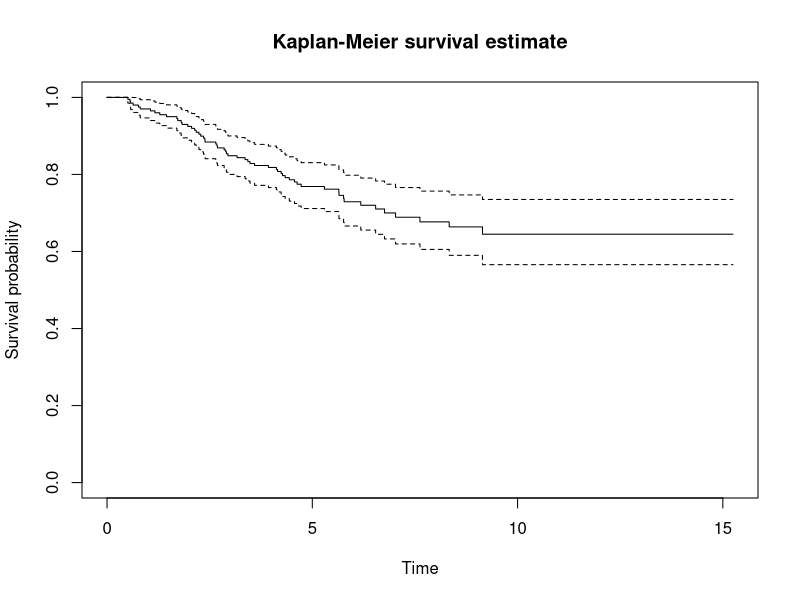
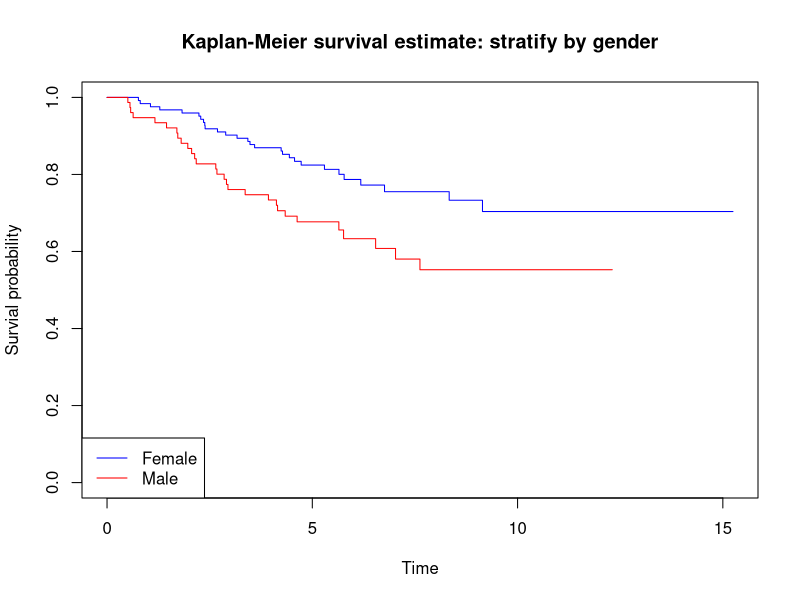
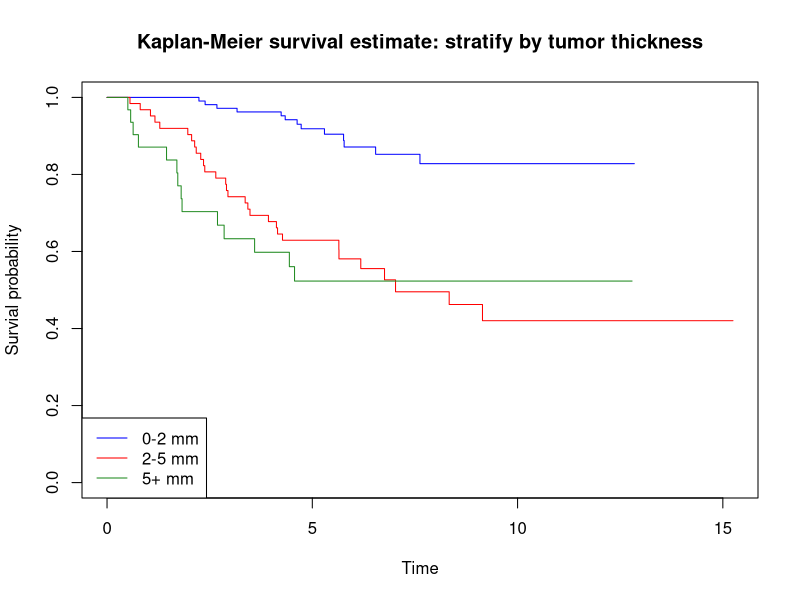
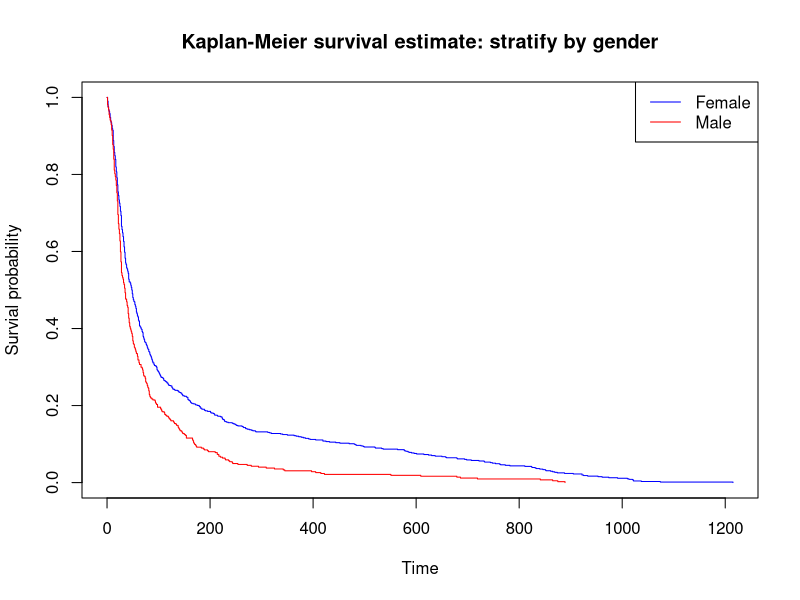
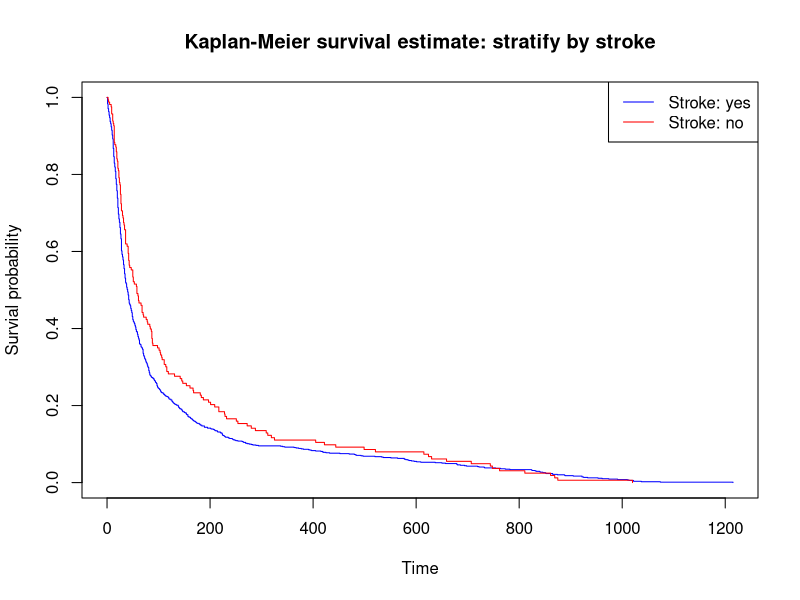

R code for these plots, in order:
# survival analysis 
library(survival)


# ex 2: melanoma ----
# effect on survival on the patient's gender and tumor thickness

melanoma <- haven::read_dta('./lab/data/melanoma.dta')
head(melanoma)

colnames(melanoma)
melanoma[1,]

# a)  -----
# event of interest: death from disease

# variables: 
# status: 1 = death from disease, 2 = censored, 4 = death form other causes
# lifetime: years from operation
# tumor_thickness: 1/100mm
# age
# gender: f = 1, m = 2


# code status == 1 (death) or else 0
# you can also use 'factor' function
death <- ifelse(melanoma$status == 1, 1, 0)

# death <- factor(melanoma$status, 
#                 levels = c('1', '0'),
#                 labels = c('Death from melanoma', 'Death from others'))

# check if it is correct
table(death)
table(melanoma$status)
lifetime <- melanoma$lifetime


# b) ----
# make a Kaplan-Meier plot 
# fit a survival function with lifetime and death data

km_fit <- survfit(Surv(lifetime, death) ~ 1)
plot(km_fit)

# add title and text
title(main = 'Kaplan-Meier survival estimate', 
      xlab = 'Time', 
      ylab = 'Survival probability')


# time 1, 2, 5
tme <- c(1, 2, 5)
summary(km_fit, times = tme)



# c) ----
# compare survival according to gender
# gender == 1: female; gender == 2: male
gender <- melanoma$gender


km_fit_gender <- survfit(Surv(lifetime, death) ~ gender)
plot(km_fit_gender, col = c('blue', 'red'))
title(main = 'Kaplan-Meier survival estimate: stratify by gender', 
      xlab = 'Time', 
      ylab = 'Survial probability')

# add legend
legend( 'bottomleft', 
       legend = c('Female', 'Male'), 
       lty = c('solid', 'solid'), 
       col = c('blue','red'))


# test difference with logrank test 
survdiff(Surv(lifetime, death) ~ gender)


# d) ----
# tumor thickness
# check the original data type 
melanoma$grouped_tumor_thickness

grouped_tumor_thickness <- factor(melanoma$grouped_tumor_thickness, 
                           levels = c('1','2', '3'),
                           labels = c('0-2 mm', '2-5 mm', '5+ mm'))

# check if it is coded correctly 
table(grouped_tumor_thickness)
table(melanoma$grouped_tumor_thickness)
# looks ok 


km_fit_tumor <- survfit(Surv(lifetime, death) ~ grouped_tumor_thickness)
plot(km_fit_tumor, col = c('blue', 'red', 'forestgreen'))

title(main = 'Kaplan-Meier survival estimate: stratify by tumor thickness', 
      xlab = 'Time', 
      ylab = 'Survial probability')

# add legend
legend( 'bottomleft', 
        legend = c('0-2 mm', '2-5 mm', '5+ mm'), 
        lty = c('solid', 'solid', 'solid'), 
        col = c('blue','red', 'forestgreen'))


# test difference with logrank test 
survdiff(Surv(lifetime, death) ~ grouped_tumor_thickness)



# ex3: length of hospital stay ----

liggetid <- haven::read_dta('./lab/data/liggetid.dta')
head(liggetid)

# all status are 1 
status <- liggetid$status

# a) ----
# length of stay (los) vs gender
los <- liggetid$liggetid
los

# can choose to recode; or leave as it is;
# gender == 0: female; gender == 1: male
gender <- liggetid$kjoenn
gender

# fit km 
km_liggetid_gender <- survfit(Surv(los, status) ~ gender)

plot(km_liggetid_gender, col = c('blue', 'red'))

title(main = 'Kaplan-Meier survival estimate: stratify by gender', 
      xlab = 'Time', 
      ylab = 'Survial probability')

# add legend
legend( 'topright', 
        legend = c('Female', 'Male'), 
        lty = c('solid', 'solid'), 
        col = c('blue','red'))



# log rank test 
survdiff(Surv(los, status) ~ gender)


# b) ----
# length of stay vs stroke
# slag == 1: yes, slag == 2: no
stroke <- liggetid$slag

# fit km 
km_liggetid_stroke <- survfit(Surv(los, status) ~ stroke)

plot(km_liggetid_stroke, col = c('blue', 'red'))

title(main = 'Kaplan-Meier survival estimate: stratify by stroke', 
      xlab = 'Time', 
      ylab = 'Survial probability')

# add legend
legend( 'topright', 
        legend = c('Stroke: yes', 'Stroke: no'), 
        lty = c('solid', 'solid'), 
        col = c('blue','red'))


# log rank test
survdiff(Surv(los, status) ~ stroke)







